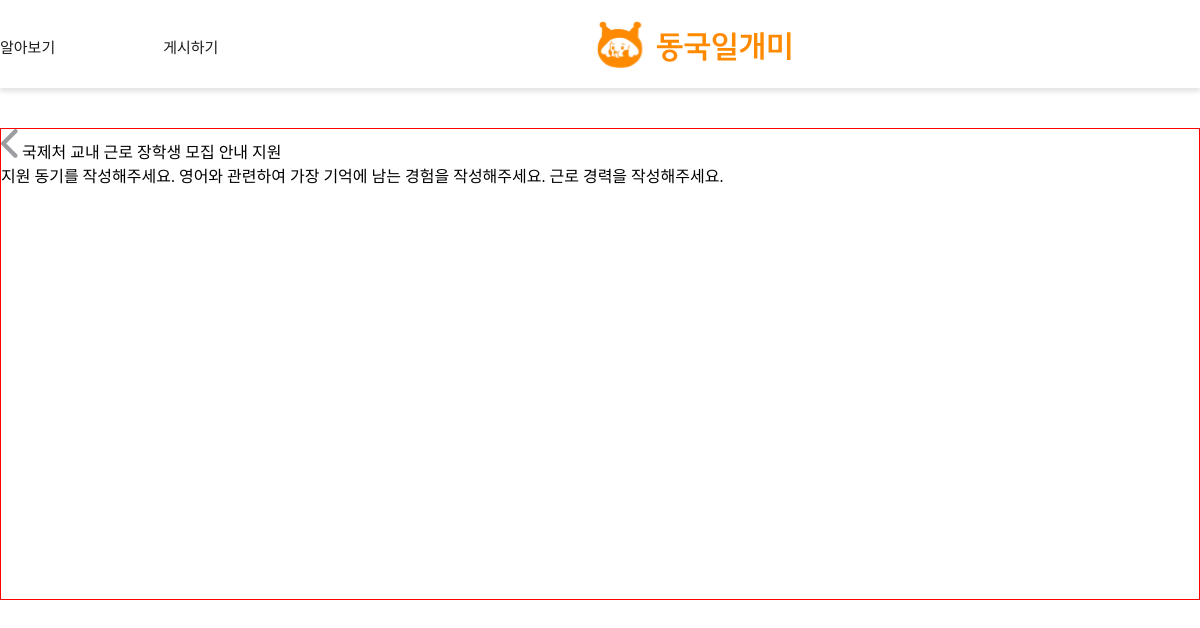
The page /apply/23 on the database its author committed.
### main/models.py (models this page shows, shortened)
class Post(models.Model):
    writer = models.ForeignKey(User, null=False, blank=False, on_delete=models.CASCADE)
    title = models.CharField(max_length=50)
    building = models.ImageField(upload_to="post/", blank=True, null=True)
    organization = models.CharField(max_length=50, null=True)
    department = models.CharField(max_length=50, null=True)
    is_income_bracket = models.PositiveIntegerField(null=False, default=0) #boolean
    start_date = models.DateField(null=True)
    end_date = models.DateField(null=True)
    deadline = models.DateField(null=True)
    day_left = models.IntegerField(null=True)#남은날짜
    place = models.CharField(max_length=50, blank=False)
    time = models.TextField(max_length=50, null=False)
    recruitment = models.PositiveIntegerField(null=True, default=0)
    wage = models.PositiveIntegerField(null=True, default=0)
    body = models.TextField()
    file = models.ImageField(upload_to="post/", blank=True, null=True)
    pub_date = models.DateTimeField()
    scrap = models.ManyToManyField(User, related_name='scraped', blank=True, default=None)
    scrap_count = models.PositiveIntegerField(default=0)
    applicated_count = models.PositiveIntegerField(default=0)

class Question(models.Model):
    post = models.ForeignKey(Post, null=False, blank=False, on_delete=models.CASCADE)
    content = models.TextField()

### main/views.py (the view)
# urls.py: path('apply/<int:post_id>', apply, name="apply"),
def apply(request, post_id):
    questions = Question.objects.filter(post=post_id)
    post = get_object_or_404(Post, pk=post_id)
    return render(request, 'main/apply.html', {'questions':questions, 'post':post})

### main/templates/main/apply.html (shortened to what this page needs)
{% extends 'base.html' %}
{% load static %}
{% block content %}
<link
    rel="stylesheet"
    type="text/css"
    href="{% static 'css/main/apply.css'%}"
/>
<div id="applyScreen">
    <div class="backBtn">
        <a href="{% url 'main:mainlistpage' %}" class="backBtnAtag">
            <img src="{% static 'images/icons/back.svg' %}" />
        </a>
        <span>{{post.organization}} {{post.title}} 지원</span>
    </div>
    {% for question in questions %}
        {{ question.content }}
    {% endfor %}
</div>
{% endblock %}

### project/static/css/shared/topnav.css (style rules this page uses)
a { display: inline-block; white-space: nowrap; text-decoration-line: none; }

### project/static/css/main/apply.css (style rules this page uses)
#applyScreen { display: flex; flex-direction: column; width: 100%; max-width: 1400px; margin: 0 auto; margin-bottom: 200px; margin-top: 40px; border: solid 1px red; }

### project/templates/base.html (style rules this page uses)
body { display: flex; flex-direction: column; min-height: 100vh; margin: 0; }

### rows shown on the page
Post: organization "국제처", title "교내 근로 장학생 모집 안내"
Question: content "지원 동기를 작성해주세요."
Question: content "영어와 관련하여 가장 기억에 남는 경험을 작성해주세요."
Question: content "근로 경력을 작성해주세요."
